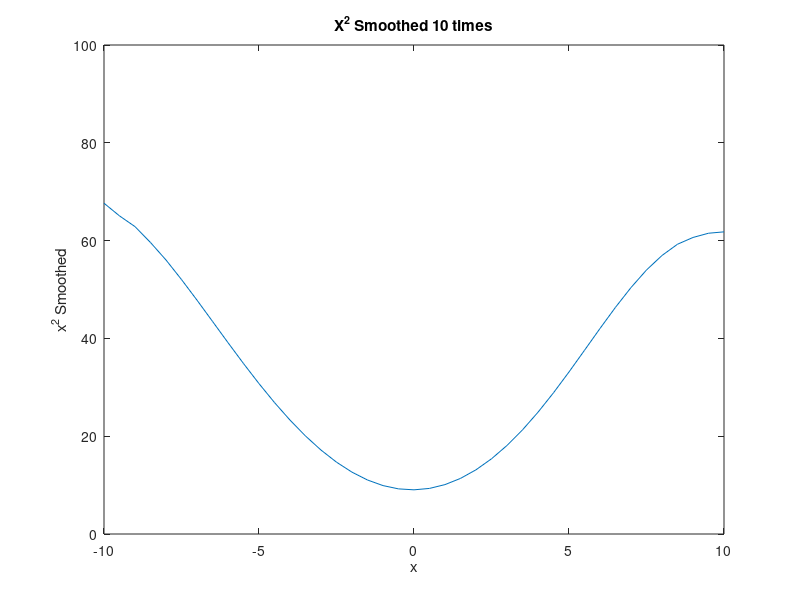

Source code (MATLAB):
x = -10:0.5:10;
y = x.^2
smoothCount = 10
for smoothCounter = 0:smoothCount
  for index = 1:2
    y(:,index) = mean([y(:,1:index+2) y(:,index) * ones(1, 3-index)])
  endfor

  for index = 3:39
    y(:,index) = mean(y(:,index-2:index+2))
  endfor

  for index = 39:41
    y(:,index) = mean(y(:,index-2:41))
  endfor
endfor

plot (x, y);
ylim([0 100])
xlabel ("x");
ylabel ("x^2 Smoothed");
title ("X^2 Smoothed 10 times");

